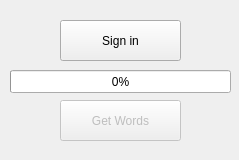
<?xml version="1.0" encoding="UTF-8"?>
<ui version="4.0">
 <class>MainWindow</class>
 <widget class="QMainWindow" name="MainWindow">
  <property name="geometry">
   <rect>
    <x>0</x>
    <y>0</y>
    <width>239</width>
    <height>160</height>
   </rect>
  </property>
  <property name="windowTitle">
   <string>MainWindow</string>
  </property>
  <widget class="QWidget" name="centralWidget">
   <widget class="QPushButton" name="AUTH_BTN">
    <property name="geometry">
     <rect>
      <x>60</x>
      <y>20</y>
      <width>121</width>
      <height>41</height>
     </rect>
    </property>
    <property name="text">
     <string>Sign in</string>
    </property>
   </widget>
   <widget class="QPushButton" name="GET_WORDS">
    <property name="enabled">
     <bool>false</bool>
    </property>
    <property name="geometry">
     <rect>
      <x>60</x>
      <y>100</y>
      <width>121</width>
      <height>41</height>
     </rect>
    </property>
    <property name="text">
     <string>Get Words</string>
    </property>
   </widget>
   <widget class="QProgressBar" name="progressBar">
    <property name="geometry">
     <rect>
      <x>10</x>
      <y>70</y>
      <width>221</width>
      <height>23</height>
     </rect>
    </property>
    <property name="value">
     <number>0</number>
    </property>
    <property name="alignment">
     <set>Qt::AlignCenter</set>
    </property>
    <property name="textVisible">
     <bool>true</bool>
    </property>
    <property name="orientation">
     <enum>Qt::Horizontal</enum>
    </property>
   </widget>
  </widget>
 </widget>
 <layoutdefault spacing="6" margin="11"/>
 <resources/>
 <connections/>
</ui>
